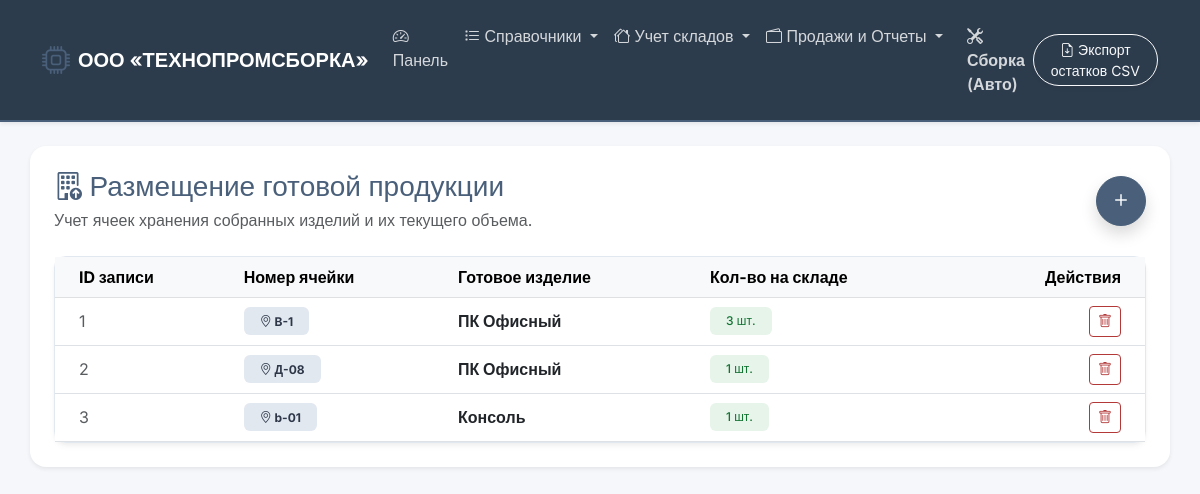
Page /product_cells on the earlier database version.
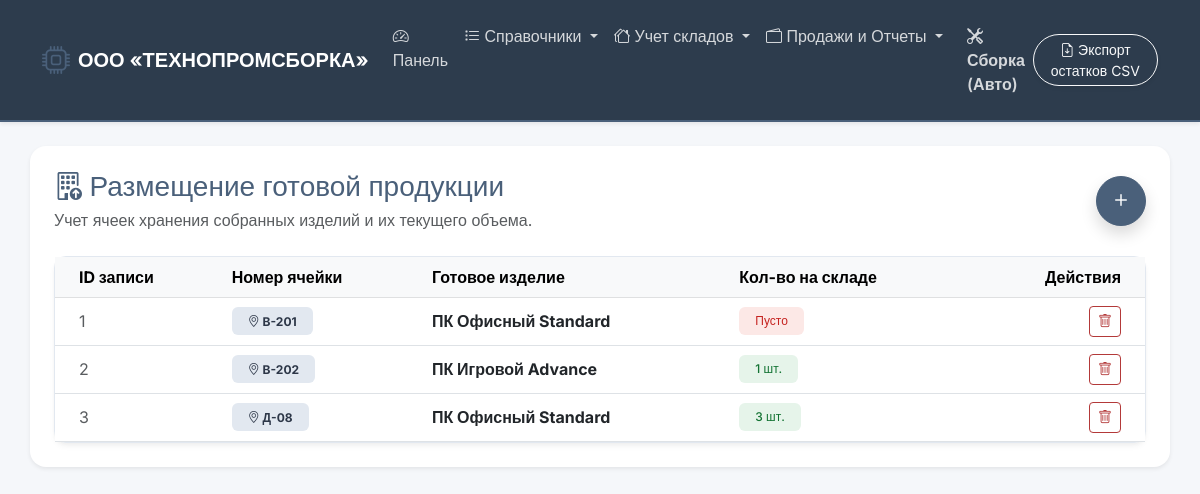
Same page on the later database version.
### tables this page shows
CREATE TABLE product_warehouse_cell (
        id_product_cell INTEGER PRIMARY KEY AUTOINCREMENT,
        cell_number TEXT NOT NULL,
        product_type_id INTEGER,
        quantity_stored INTEGER DEFAULT 0,
        FOREIGN KEY (product_type_id) REFERENCES product_type (id_product_type) ON DELETE CASCADE,
        UNIQUE(cell_number, product_type_id)
    );

CREATE TABLE product_type (
        id_product_type INTEGER PRIMARY KEY AUTOINCREMENT,
        name TEXT NOT NULL UNIQUE,
        description TEXT
    );

### app.py (the view, shortened to what this page needs)
@app.route('/product_cells', methods=['GET', 'POST'])
def product_cells():
    conn = get_db_connection()
    data = conn.execute('''
        SELECT c.*, p.name as product_name
        FROM product_warehouse_cell c
        JOIN product_type p ON c.product_type_id = p.id_product_type
    ''').fetchall()
    products_list = conn.execute('SELECT * FROM product_type').fetchall()
    conn.close()
    return render_template('product_cells.html', data=data, products=products_list)

### app.py (called while the page is built)
def get_db_connection():
    conn = sqlite3.connect('database.db')
    conn.row_factory = sqlite3.Row
    return conn

### templates/product_cells.html (shortened to what this page needs)
{% extends 'base.html' %}
{% block content %}
<div class="d-flex justify-content-between align-items-center mb-4">
    <div>
        <h3 class="mb-1 text-primary"><i class="bi bi-building-up"></i> Размещение готовой продукции</h3>
        <p class="text-muted mb-0">Учет ячеек хранения собранных изделий и их текущего объема.</p>
    </div>
    <button class="btn btn-primary rounded-circle shadow" data-bs-toggle="modal" data-bs-target="#addProductCellModal" style="width: 50px; height: 50px; font-size: 24px; line-height: 1;">
        <i class="bi bi-plus"></i>
    </button>
</div>
<div class="card border-0 shadow-sm">
    <div class="card-body p-0">
        <div class="table-responsive">
            <table class="table table-hover align-middle mb-0">
                <thead class="table-light text-secondary">
                    <tr>
                        <th class="ps-4">ID записи</th>
                        <th>Номер ячейки</th>
                        <th>Готовое изделие</th>
                        <th>Кол-во на складе</th>
                        <th class="text-end pe-4">Действия</th>
                    </tr>
                </thead>
                <tbody>
                    {% for row in data %}
                    <tr>
                        <td class="ps-4 text-muted">{{ row.id_product_cell }}</td>
                        <td><span class="badge bg-dark py-2 px-3 fw-bold"><i class="bi bi-geo-alt"></i> {{ row.cell_number }}</span></td>
                        <td><strong>{{ row.product_name }}</strong></td>
                        <td>
                            {% if row.quantity_stored > 0 %}
                            <span class="badge bg-success py-2 px-3">{{ row.quantity_stored }} шт.</span>
                            {% else %}
                            <span class="badge bg-danger py-2 px-3">Пусто</span>
                            {% endif %}
                        </td>
                        <td class="text-end pe-4">
                            <a href="/delete_product_cell/{{ row.id_product_cell }}" class="btn btn-sm btn-outline-danger" onclick="return confirm('Удалить эту ячейку хранения?');">
                                <i class="bi bi-trash"></i>
                            </a>
                        </td>
                    </tr>
                    {% else %}
                    <tr>
                        <td colspan="5" class="text-center py-4 text-muted">На складе изделий пока ничего не размещено. Нажмите "+", чтобы добавить.</td>
                    </tr>
                    {% endfor %}
                </tbody>
            </table>
        </div>
    </div>
</div>
{% endblock %}

Differences in the rows shown:
changed product_warehouse_cell id 1: cell_number "B-1" → "B-201"; product_name "ПК Офисный" → "ПК Офисный Standard"; quantity_stored "3" → (not shown); quantity_stored "шт." → "Пусто"
changed product_warehouse_cell id 2: cell_number "Д-08" → "B-202"; product_name "ПК Офисный" → "ПК Игровой Advance"
changed product_warehouse_cell id 3: cell_number "b-01" → "Д-08"; product_name "Консоль" → "ПК Офисный Standard"; quantity_stored "1" → "3"
